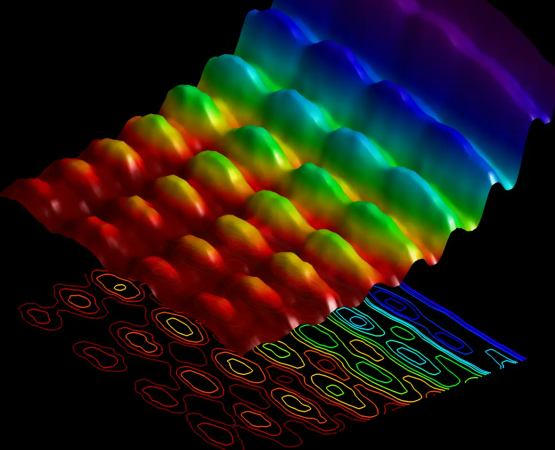
//> input picture images/light.png, 1109 x 899 px (shown at 1/2 size)
$ ./07_thresholding_all   (built with g++ and OpenCV 4)
//> lines starting //> are read from the running program, lines starting //| are printed output that depends on the picture; after the words box and inside, x2 and y2 are one past the last pixel; in counts of white or black regions, pixels touching at a corner belong together
#include <opencv2/core/core.hpp>
#include <opencv2/highgui/highgui.hpp>
#include <opencv2/imgproc.hpp>
#include <iostream>

class Threshold
{
private:
    std::string image_path;
    cv::Mat image;

public:
    Threshold(std::string path) : image_path(path),
                                  image(cv::imread(image_path, cv::IMREAD_GRAYSCALE))
    {
    }

    void resize()
    {
        cv::resize(this->image, this->image, cv::Size(500, 500));
    }

    void simple_threshold()
    {
        double threshold_value = 127;
        double max_value = 255;

        cv::Mat th1, th2, th3, th4, th5;
        cv::threshold(image, th1, 127, 255, cv::THRESH_BINARY);
        cv::threshold(image, th2, 127, 255, cv::THRESH_BINARY_INV);
        cv::threshold(image, th3, 127, 255, cv::THRESH_TRUNC);
        cv::threshold(image, th4, 127, 255, cv::THRESH_TOZERO);
        cv::threshold(image, th5, 127, 255, cv::THRESH_TOZERO_INV);

        cv::imshow("Original", image);
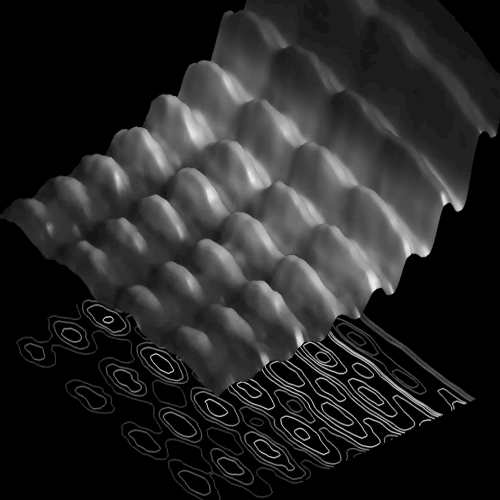
//> window 'Original': 500 rows x 500 cols, CV_8UC1; min 0, max 242, mean 37.7
        cv::imshow("Binary", th1);
        cv::imshow("Binary Inv", th2);
        cv::imshow("Trunc", th3);
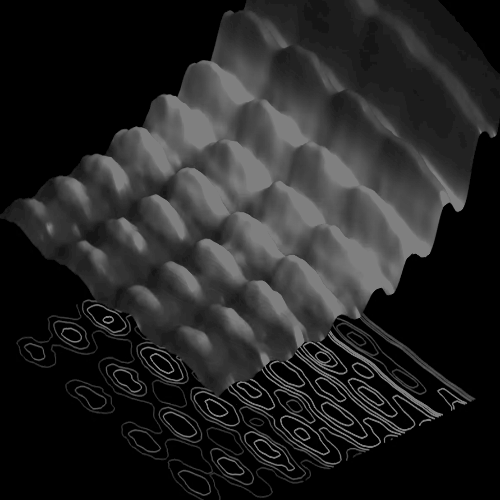
//> window 'Trunc': 500 rows x 500 cols, CV_8UC1; min 0, max 127, mean 35.9
        cv::imshow("ToZero", th4);
        cv::imshow("ToZero Inv", th5);
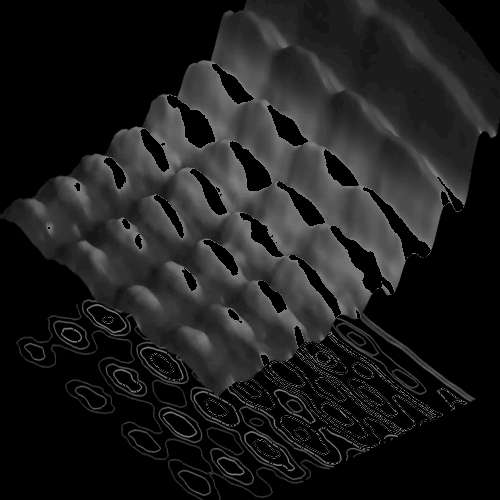
//> window 'ToZero Inv': 500 rows x 500 cols, CV_8UC1; min 0, max 127, mean 29

        cv::waitKey(0);
        cv::destroyAllWindows();
    }

    void adaptive_threshold()
    {
        cv::Mat th_mean, th_gauss;

        cv::adaptiveThreshold(image, th_mean, 255, cv::ADAPTIVE_THRESH_MEAN_C, cv::THRESH_BINARY, 11, 2);

        cv::adaptiveThreshold(image, th_gauss, 255, cv::ADAPTIVE_THRESH_GAUSSIAN_C, cv::THRESH_BINARY, 11, 2);

        cv::imshow("Original", image);
        cv::imshow("Adaptive Mean", th_mean);
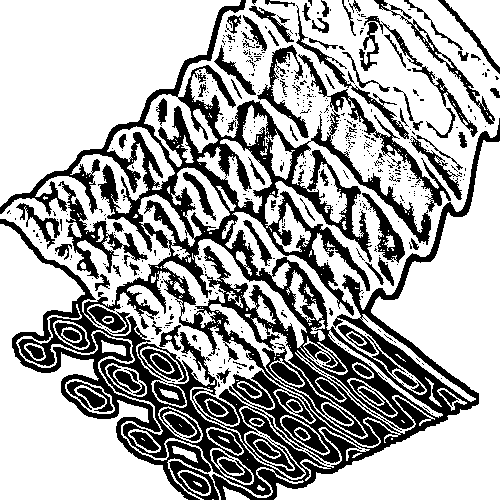
//> window 'Adaptive Mean': 500 rows x 500 cols, CV_8UC1; 67.3% white; 544 black regions (421 under 20 px), largest, box (x1, y1, x2, y2) and area: (0, 0, 500, 500) 53423, (298, 54, 451, 212) 1875, (58, 181, 148, 279) 1784
        cv::imshow("Adaptive Gaussian", th_gauss);
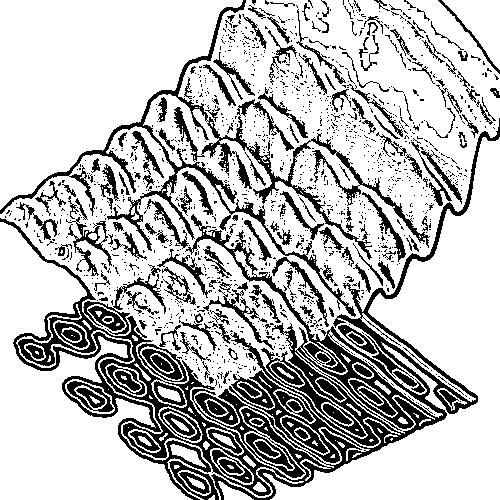
//> window 'Adaptive Gaussian': 500 rows x 500 cols, CV_8UC1; 74.9% white; 1413 black regions (1222 under 20 px), largest, box (x1, y1, x2, y2) and area: (0, 118, 500, 500) 23845, (0, 0, 430, 317) 8581, (261, 348, 366, 437) 858

        cv::waitKey(0);
        cv::destroyAllWindows();
    }

    void otsu_threshold()
    {
        cv::Mat th_otsu;

        double otsu_thresh_val = cv::threshold(image, th_otsu, 0, 255, cv::THRESH_BINARY | cv::THRESH_OTSU);

        std::cout << "Otsu Threshold Value = " << otsu_thresh_val << std::endl;

        cv::imshow("Original", image);
        cv::imshow("Otsu Threshold", th_otsu);
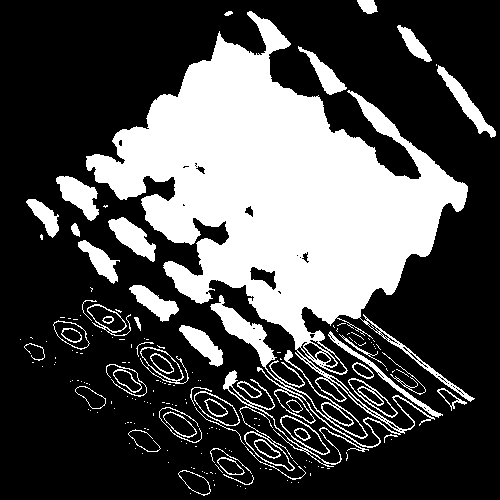
//> window 'Otsu Threshold': 500 rows x 500 cols, CV_8UC1; 30.3% white; 195 white regions (143 under 20 px), largest, box (x1, y1, x2, y2) and area: (86, 11, 475, 448) 62675, (56, 176, 99, 221) 1017, (108, 217, 156, 262) 1001

        cv::waitKey(0);
        cv::destroyAllWindows();
    }
};

int main()
{
    std::string image_path = "D:/opencv-cpp/images/light.png";
    Threshold th("D:/opencv-cpp/images/light.png");
    th.resize();
    th.simple_threshold();
    th.adaptive_threshold();
    th.otsu_threshold();
    return 0;
}
